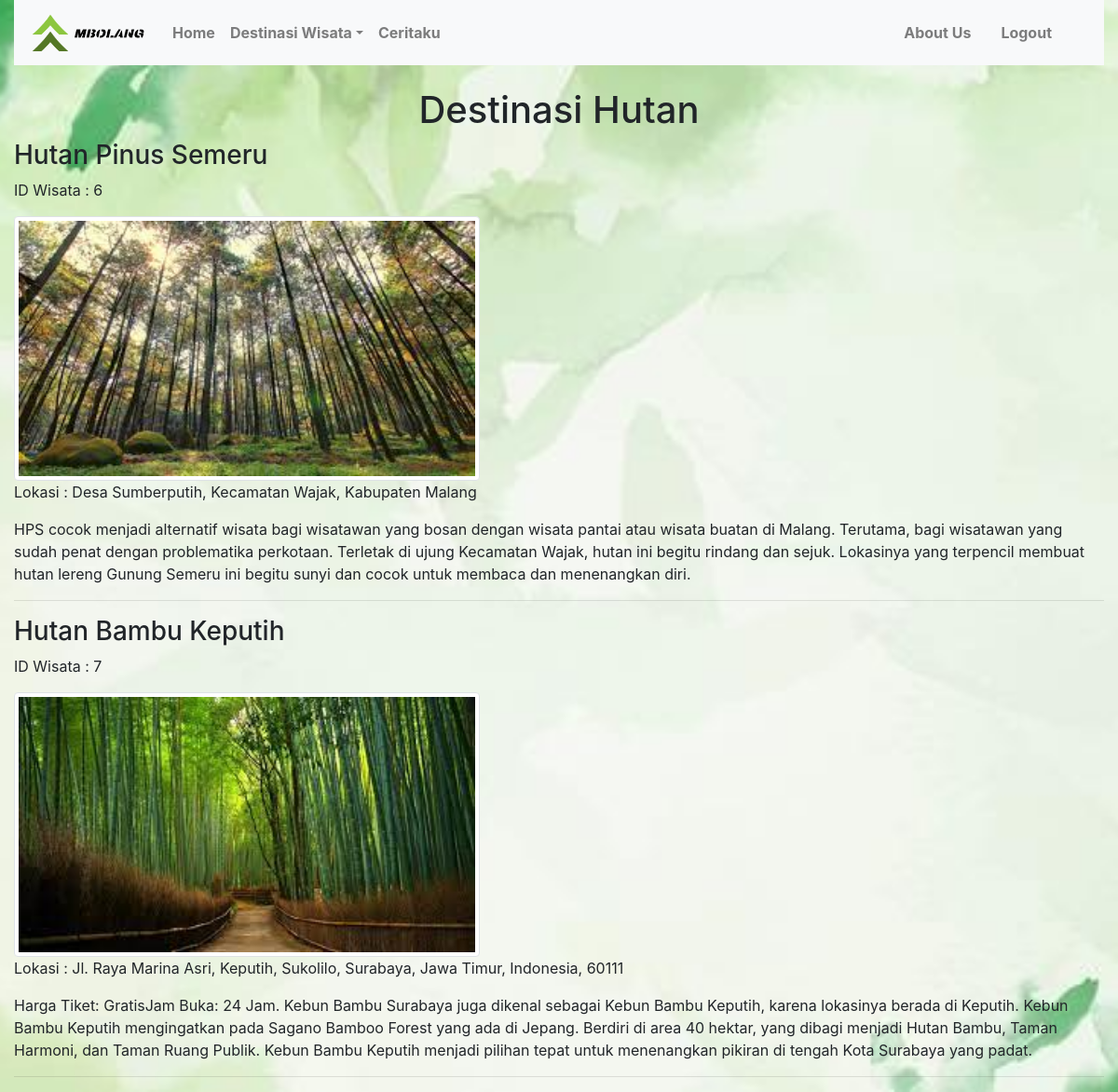
Screenshot of /hutan.php with the database file from the repository.
### tables this page shows
CREATE TABLE `tbwisata` (
  `id_wisata` int(5) NOT NULL,
  `nama` varchar(35) NOT NULL,
  `kategori` varchar(35) NOT NULL,
  `alamat` varchar(100) NOT NULL,
  `keterangan` varchar(650) NOT NULL,
  `foto` varchar(35) NOT NULL
);

### hutan.php (the view, shortened to what this page needs)
<!DOCTYPE html>
<html>
<head>
  <link rel="stylesheet" type="text/css" href="css/bootstrap.min.css" />
  <link rel="stylesheet" href="style.css" media="screen" title="no title">
  <link rel="stylesheet" href="https://use.fontawesome.com/releases/v5.6.3/css/all.css">
</head>
</head>
<body>
  <div class="container-fluid">
    <nav class="navbar navbar-expand-md nav-justified bg-light navbar-light">
    <a class="navbar-brand" href="#">
      <img src="img/logo1.png" alt="Logo" style="width:130px;">
    </a>
    <div class="collapse navbar-collapse" id="collapsibleNavbar">
      <ul class="nav navbar-nav mr-auto">
        <li class="nav-item">
          <a class="nav-link" href="index.php"><b>Home</b></a>
        </li>
        <li class="nav-item dropdown">
            <a class="nav-link dropdown-toggle" data-toggle="dropdown" href="#"><b>Destinasi Wisata</b></a>
        </li>
        <li class="nav-item">
          <a class="nav-link" href="cerita.php"><b>Ceritaku</b></a>
        </li>
      </ul>
      <ul class="nav navbar-nav mr-3">
        <li class="nav-item">
          <a class="nav-link mr-3" href="home.html"><b>About Us</b></a>
        </li>
        <li>
          <a href="logout.php" class="nav-link mr-3"><b>Logout</b></a>
        </li>
      </ul>
    </div>
    </nav>
  </div>
<div class="container-fluid">
  <br>
  <center><b><h1>Destinasi Hutan</h1></b></center>
  <?php
    include 'koneksi.php';
    extract($_GET);
    $query = "SELECT * FROM tbwisata WHERE kategori='Hutan'";
    $q_tampil_anggota = mysqli_query($db, $query);
    if(mysqli_num_rows($q_tampil_anggota)>0){
      while($r_tampil_anggota=mysqli_fetch_array($q_tampil_anggota)){
        if(empty($r_tampil_anggota['foto'])or($r_tampil_anggota['foto']=='-')){
          $foto = "admin-no-photo.jpg";
        }
        else{
          $foto = $r_tampil_anggota['foto'];
        }
    ?>
    <h3><?php echo $r_tampil_anggota['nama']; ?></h3>
    <p>ID Wisata : <?php echo $r_tampil_anggota['id_wisata']; ?></p>
    <img src="img/<?php echo $foto; ?>" class="img-thumbnail" style="width: 500px;">
    <p>Lokasi : <?php echo $r_tampil_anggota['alamat']; ?></p>
    <p><?php echo $r_tampil_anggota['keterangan']; ?></p>
    <hr>
    <?php
      }
    }
    else {
      echo "<tr><td colspan=6>Data Tidak Ditemukan</td></tr>";
    }?>
</div>
</body>
</html>

### style.css (style rules this page uses)
html { scroll-behavior: smooth; }
body { margin: 0; padding: 0; background-image: url(img/background.jpg); background-size: cover; background-position: center; background-repeat: no-repeat; background-attachment: fixed; }

### rows the page displays
tbwisata: nama "Hutan Pinus Semeru", id_wisata "6", foto (picture), alamat "Desa Sumberputih, Kecamatan Wajak, Kabupaten Malang", keterangan "HPS cocok menjadi alternatif wisata bagi wisatawan yang bosan dengan wisata pantai atau wisata buatan di Malang. Terutama, bagi wisatawan yang sudah penat dengan problematika perkotaan. Terletak di ujung Kecamatan Wajak, hutan ini begitu rindang dan sejuk. Lokasinya yang terpencil membuat hutan lereng Gunung Semeru ini begitu sunyi dan cocok untuk membaca dan menenangkan diri."
tbwisata: nama "Hutan Bambu Keputih", id_wisata "7", foto (picture), alamat "Jl. Raya Marina Asri, Keputih, Sukolilo, Surabaya, Jawa Timur, Indonesia, 60111", keterangan "Harga Tiket: GratisJam Buka: 24 Jam. Kebun Bambu Surabaya juga dikenal sebagai Kebun Bambu Keputih, karena lokasinya berada di Keputih. Kebun Bambu Keputih mengingatkan pada Sagano Bamboo Forest yang ada di Jepang. Berdiri di area 40 hektar, yang dibagi menjadi Hutan Bambu, Taman Harmoni, dan Taman Ruang Publik. Kebun Bambu Keputih menjadi pilihan tepat untuk menenangkan pikiran di tengah Kota Surabaya yang padat."
